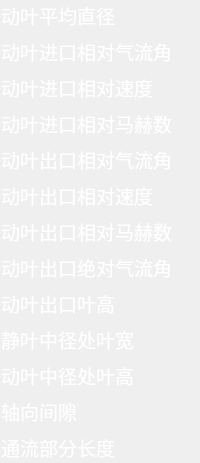
             <widget class="QFrame" name="frame5">
              <layout class="QVBoxLayout" name="verticalLayout_10">
               <property name="spacing">
                <number>7</number>
               </property>
               <property name="leftMargin">
                <number>1</number>
               </property>
               <property name="topMargin">
                <number>1</number>
               </property>
               <property name="rightMargin">
                <number>1</number>
               </property>
               <property name="bottomMargin">
                <number>1</number>
               </property>
               <item>
                <widget class="QLabel" name="label_yiwei_72">
                 <property name="sizePolicy">
                  <sizepolicy hsizetype="Preferred" vsizetype="Expanding">
                   <horstretch>0</horstretch>
                   <verstretch>0</verstretch>
                  </sizepolicy>
                 </property>
                 <property name="font">
                  <font>
                   <family>Algerian</family>
                   <pointsize>14</pointsize>
                   <weight>50</weight>
                   <bold>false</bold>
                  </font>
                 </property>
                 <property name="layoutDirection">
                  <enum>Qt::LeftToRight</enum>
                 </property>
                 <property name="styleSheet">
                  <string notr="true">color: rgb(255, 255, 255);
</string>
                 </property>
                 <property name="text">
                  <string>&lt;html&gt;&lt;head/&gt;&lt;body&gt;&lt;p&gt;动叶平均直径&lt;/p&gt;&lt;/body&gt;&lt;/html&gt;</string>
                 </property>
                </widget>
               </item>
               <item>
                <widget class="QLabel" name="label_yiwei_73">
                 <property name="sizePolicy">
                  <sizepolicy hsizetype="Preferred" vsizetype="Expanding">
                   <horstretch>0</horstretch>
                   <verstretch>0</verstretch>
                  </sizepolicy>
                 </property>
                 <property name="font">
                  <font>
                   <family>Algerian</family>
                   <pointsize>14</pointsize>
                   <weight>50</weight>
                   <bold>false</bold>
                  </font>
                 </property>
                 <property name="layoutDirection">
                  <enum>Qt::LeftToRight</enum>
                 </property>
                 <property name="styleSheet">
                  <string notr="true">color: rgb(255, 255, 255);
</string>
                 </property>
                 <property name="text">
                  <string>&lt;html&gt;&lt;head/&gt;&lt;body&gt;&lt;p&gt;&lt;span style=&quot; font-family:'Calibri','宋体';&quot;&gt;动叶进口相对气流角&lt;/span&gt;&lt;/p&gt;&lt;/body&gt;&lt;/html&gt;</string>
                 </property>
                </widget>
               </item>
               <item>
                <widget class="QLabel" name="label_yiwei_74">
                 <property name="sizePolicy">
                  <sizepolicy hsizetype="Preferred" vsizetype="Expanding">
                   <horstretch>0</horstretch>
                   <verstretch>0</verstretch>
                  </sizepolicy>
                 </property>
                 <property name="font">
                  <font>
                   <family>Algerian</family>
                   <pointsize>14</pointsize>
                   <weight>50</weight>
                   <bold>false</bold>
                  </font>
                 </property>
                 <property name="layoutDirection">
                  <enum>Qt::LeftToRight</enum>
                 </property>
                 <property name="styleSheet">
                  <string notr="true">color: rgb(255, 255, 255);
</string>
                 </property>
                 <property name="text">
                  <string>&lt;html&gt;&lt;head/&gt;&lt;body&gt;&lt;p&gt;&lt;span style=&quot; font-family:'Calibri','宋体';&quot;&gt;动叶进口相对速度&lt;/span&gt;&lt;/p&gt;&lt;/body&gt;&lt;/html&gt;</string>
                 </property>
                </widget>
               </item>
               <item>
                <widget class="QLabel" name="label_yiwei_75">
                 <property name="sizePolicy">
                  <sizepolicy hsizetype="Preferred" vsizetype="Expanding">
                   <horstretch>0</horstretch>
                   <verstretch>0</verstretch>
                  </sizepolicy>
                 </property>
                 <property name="font">
                  <font>
                   <family>Algerian</family>
                   <pointsize>14</pointsize>
                   <weight>50</weight>
                   <bold>false</bold>
                  </font>
                 </property>
                 <property name="layoutDirection">
                  <enum>Qt::LeftToRight</enum>
                 </property>
                 <property name="styleSheet">
                  <string notr="true">color: rgb(255, 255, 255);
</string>
                 </property>
                 <property name="text">
                  <string>&lt;html&gt;&lt;head/&gt;&lt;body&gt;&lt;p&gt;&lt;span style=&quot; font-family:'Calibri','宋体';&quot;&gt;动叶进口相对马赫数&lt;/span&gt;&lt;/p&gt;&lt;/body&gt;&lt;/html&gt;</string>
                 </property>
                </widget>
               </item>
               <item>
                <widget class="QLabel" name="label_yiwei_76">
                 <property name="sizePolicy">
                  <sizepolicy hsizetype="Preferred" vsizetype="Expanding">
                   <horstretch>0</horstretch>
                   <verstretch>0</verstretch>
                  </sizepolicy>
                 </property>
                 <property name="font">
                  <font>
                   <family>Algerian</family>
                   <pointsize>14</pointsize>
                   <weight>50</weight>
                   <bold>false</bold>
                  </font>
                 </property>
                 <property name="layoutDirection">
                  <enum>Qt::LeftToRight</enum>
                 </property>
                 <property name="styleSheet">
                  <string notr="true">color: rgb(255, 255, 255);
</string>
                 </property>
                 <property name="text">
                  <string>&lt;html&gt;&lt;head/&gt;&lt;body&gt;&lt;p&gt;&lt;span style=&quot; font-family:'Calibri','宋体';&quot;&gt;动叶出口相对气流角&lt;/span&gt;&lt;/p&gt;&lt;/body&gt;&lt;/html&gt;</string>
                 </property>
                </widget>
               </item>
               <item>
                <widget class="QLabel" name="label_yiwei_77">
                 <property name="sizePolicy">
                  <sizepolicy hsizetype="Preferred" vsizetype="Expanding">
                   <horstretch>0</horstretch>
                   <verstretch>0</verstretch>
                  </sizepolicy>
                 </property>
                 <property name="font">
                  <font>
                   <family>Algerian</family>
                   <pointsize>14</pointsize>
                   <weight>50</weight>
                   <bold>false</bold>
                  </font>
                 </property>
                 <property name="layoutDirection">
                  <enum>Qt::LeftToRight</enum>
                 </property>
                 <property name="styleSheet">
                  <string notr="true">color: rgb(255, 255, 255);
</string>
                 </property>
                 <property name="text">
                  <string>&lt;html&gt;&lt;head/&gt;&lt;body&gt;&lt;p&gt;动叶出口相对速度&lt;/p&gt;&lt;/body&gt;&lt;/html&gt;</string>
                 </property>
                </widget>
               </item>
               <item>
                <widget class="QLabel" name="label_yiwei_78">
                 <property name="sizePolicy">
                  <sizepolicy hsizetype="Preferred" vsizetype="Expanding">
                   <horstretch>0</horstretch>
                   <verstretch>0</verstretch>
                  </sizepolicy>
                 </property>
                 <property name="font">
                  <font>
                   <family>Algerian</family>
                   <pointsize>14</pointsize>
                   <weight>50</weight>
                   <bold>false</bold>
                  </font>
                 </property>
                 <property name="layoutDirection">
                  <enum>Qt::LeftToRight</enum>
                 </property>
                 <property name="styleSheet">
                  <string notr="true">color: rgb(255, 255, 255);
</string>
                 </property>
                 <property name="text">
                  <string>&lt;html&gt;&lt;head/&gt;&lt;body&gt;&lt;p&gt;&lt;span style=&quot; font-family:'Calibri','宋体';&quot;&gt;动叶出口相对马赫数&lt;/span&gt;&lt;/p&gt;&lt;/body&gt;&lt;/html&gt;</string>
                 </property>
                </widget>
               </item>
               <item>
                <widget class="QLabel" name="label_yiwei_79">
                 <property name="sizePolicy">
                  <sizepolicy hsizetype="Preferred" vsizetype="Expanding">
                   <horstretch>0</horstretch>
                   <verstretch>0</verstretch>
                  </sizepolicy>
                 </property>
                 <property name="font">
                  <font>
                   <family>Algerian</family>
                   <pointsize>14</pointsize>
                   <weight>50</weight>
                   <bold>false</bold>
                  </font>
                 </property>
                 <property name="layoutDirection">
                  <enum>Qt::LeftToRight</enum>
                 </property>
                 <property name="styleSheet">
                  <string notr="true">color: rgb(255, 255, 255);
</string>
                 </property>
                 <property name="text">
                  <string>&lt;html&gt;&lt;head/&gt;&lt;body&gt;&lt;p&gt;动叶出口绝对气流角&lt;/p&gt;&lt;/body&gt;&lt;/html&gt;</string>
                 </property>
                </widget>
               </item>
               <item>
                <widget class="QLabel" name="label_yiwei_80">
                 <property name="sizePolicy">
                  <sizepolicy hsizetype="Preferred" vsizetype="Expanding">
                   <horstretch>0</horstretch>
                   <verstretch>0</verstretch>
                  </sizepolicy>
                 </property>
                 <property name="font">
                  <font>
                   <family>Algerian</family>
                   <pointsize>14</pointsize>
                   <weight>50</weight>
                   <bold>false</bold>
                  </font>
                 </property>
                 <property name="layoutDirection">
                  <enum>Qt::LeftToRight</enum>
                 </property>
                 <property name="styleSheet">
                  <string notr="true">color: rgb(255, 255, 255);
</string>
                 </property>
                 <property name="text">
                  <string>&lt;html&gt;&lt;head/&gt;&lt;body&gt;&lt;p&gt;动叶出口叶高&lt;/p&gt;&lt;/body&gt;&lt;/html&gt;</string>
                 </property>
                </widget>
               </item>
               <item>
                <widget class="QLabel" name="label_yiwei_81">
                 <property name="sizePolicy">
                  <sizepolicy hsizetype="Preferred" vsizetype="Expanding">
                   <horstretch>0</horstretch>
                   <verstretch>0</verstretch>
                  </sizepolicy>
                 </property>
                 <property name="font">
                  <font>
                   <family>Algerian</family>
                   <pointsize>14</pointsize>
                   <weight>50</weight>
                   <bold>false</bold>
                  </font>
                 </property>
                 <property name="layoutDirection">
                  <enum>Qt::LeftToRight</enum>
                 </property>
                 <property name="styleSheet">
                  <string notr="true">color: rgb(255, 255, 255);
</string>
                 </property>
                 <property name="text">
                  <string>&lt;html&gt;&lt;head/&gt;&lt;body&gt;&lt;p&gt;静叶中径处叶宽&lt;/p&gt;&lt;/body&gt;&lt;/html&gt;</string>
                 </property>
                </widget>
               </item>
               <item>
                <widget class="QLabel" name="label_yiwei_82">
                 <property name="sizePolicy">
                  <sizepolicy hsizetype="Preferred" vsizetype="Expanding">
                   <horstretch>0</horstretch>
                   <verstretch>0</verstretch>
                  </sizepolicy>
                 </property>
                 <property name="font">
                  <font>
                   <family>Algerian</family>
                   <pointsize>14</pointsize>
                   <weight>50</weight>
                   <bold>false</bold>
                  </font>
                 </property>
                 <property name="layoutDirection">
                  <enum>Qt::LeftToRight</enum>
                 </property>
                 <property name="styleSheet">
                  <string notr="true">color: rgb(255, 255, 255);
</string>
                 </property>
                 <property name="text">
                  <string>&lt;html&gt;&lt;head/&gt;&lt;body&gt;&lt;p&gt;动叶中径处叶高&lt;/p&gt;&lt;/body&gt;&lt;/html&gt;</string>
                 </property>
                </widget>
               </item>
               <item>
                <widget class="QLabel" name="label_yiwei_83">
                 <property name="sizePolicy">
                  <sizepolicy hsizetype="Preferred" vsizetype="Expanding">
                   <horstretch>0</horstretch>
                   <verstretch>0</verstretch>
                  </sizepolicy>
                 </property>
                 <property name="font">
                  <font>
                   <family>Algerian</family>
                   <pointsize>14</pointsize>
                   <weight>50</weight>
                   <bold>false</bold>
                  </font>
                 </property>
                 <property name="layoutDirection">
                  <enum>Qt::LeftToRight</enum>
                 </property>
                 <property name="styleSheet">
                  <string notr="true">color: rgb(255, 255, 255);
</string>
                 </property>
                 <property name="text">
                  <string>&lt;html&gt;&lt;head/&gt;&lt;body&gt;&lt;p&gt;轴向间隙&lt;/p&gt;&lt;/body&gt;&lt;/html&gt;</string>
                 </property>
                </widget>
               </item>
               <item>
                <widget class="QLabel" name="label_yiwei_91">
                 <property name="sizePolicy">
                  <sizepolicy hsizetype="Preferred" vsizetype="Expanding">
                   <horstretch>0</horstretch>
                   <verstretch>0</verstretch>
                  </sizepolicy>
                 </property>
                 <property name="font">
                  <font>
                   <family>Algerian</family>
                   <pointsize>14</pointsize>
                   <weight>50</weight>
                   <bold>false</bold>
                  </font>
                 </property>
                 <property name="layoutDirection">
                  <enum>Qt::LeftToRight</enum>
                 </property>
                 <property name="styleSheet">
                  <string notr="true">color: rgb(255, 255, 255);
</string>
                 </property>
                 <property name="text">
                  <string>&lt;html&gt;&lt;head/&gt;&lt;body&gt;&lt;p&gt;通流部分长度&lt;/p&gt;&lt;/body&gt;&lt;/html&gt;</string>
                 </property>
                </widget>
               </item>
              </layout>
             </widget>
